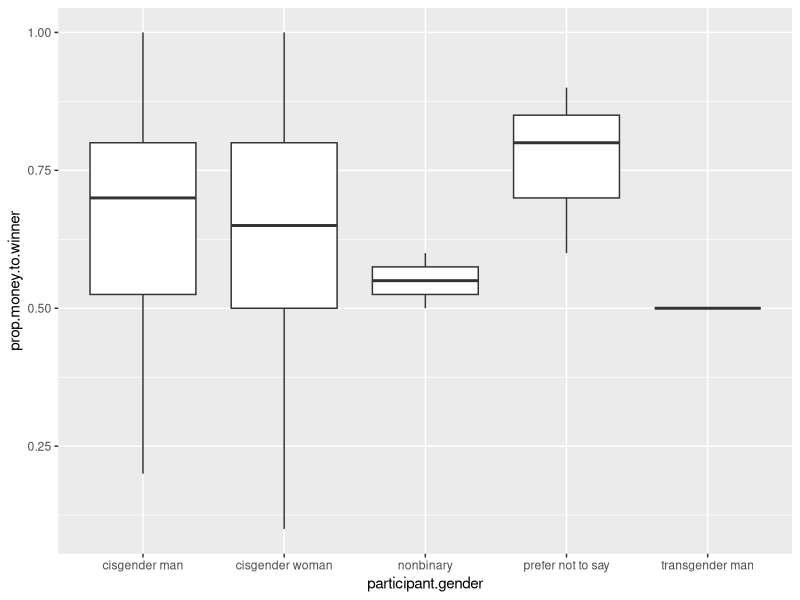
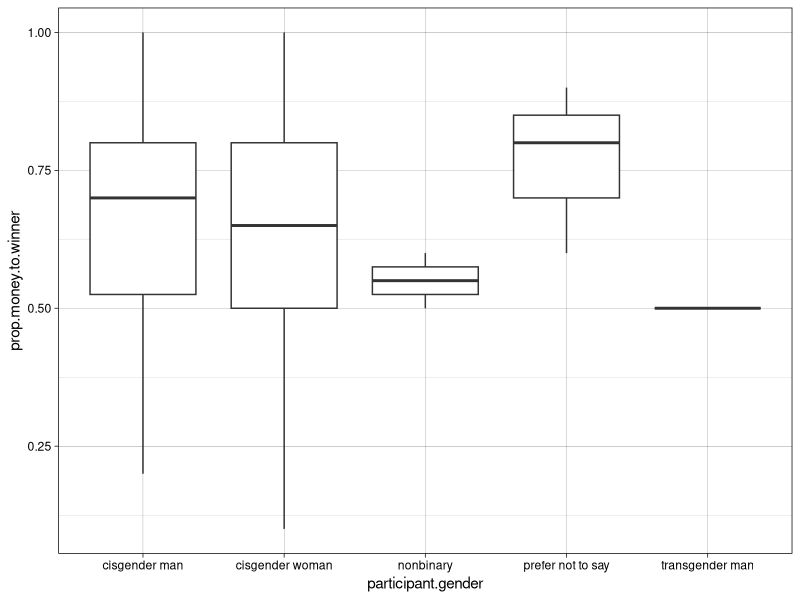
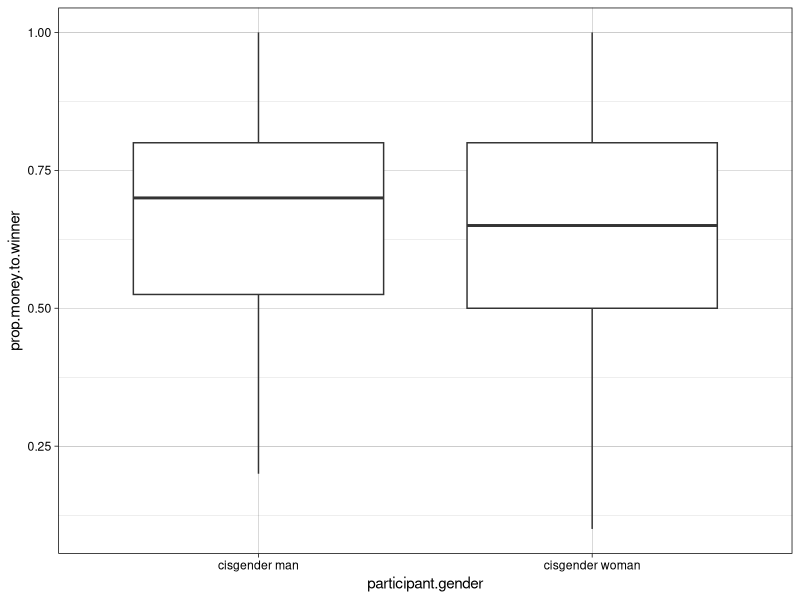
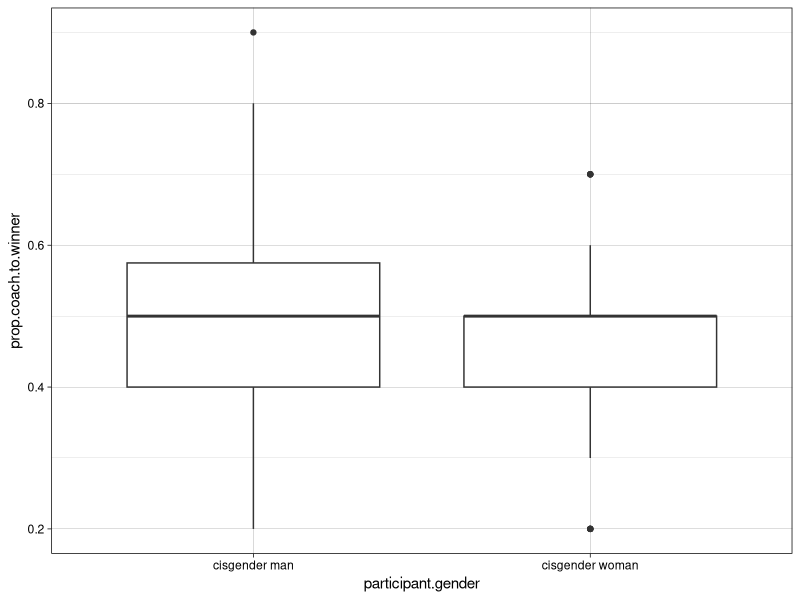
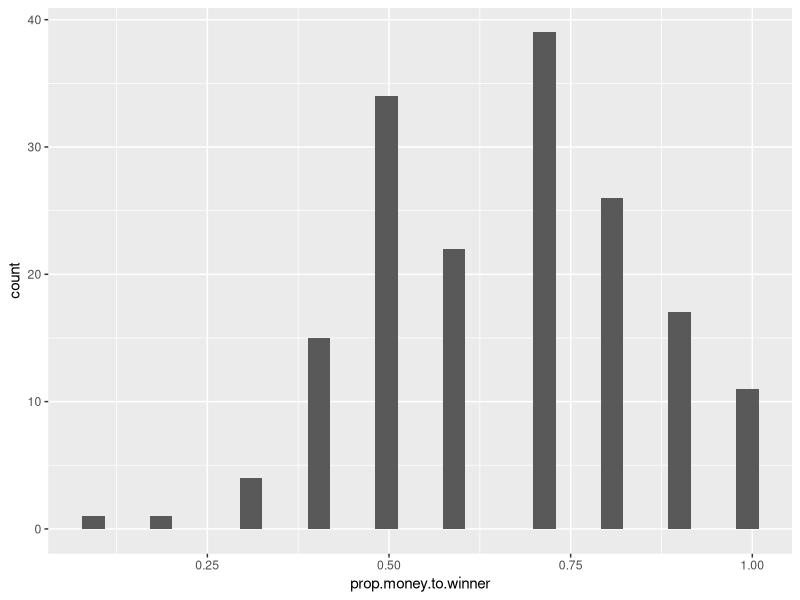
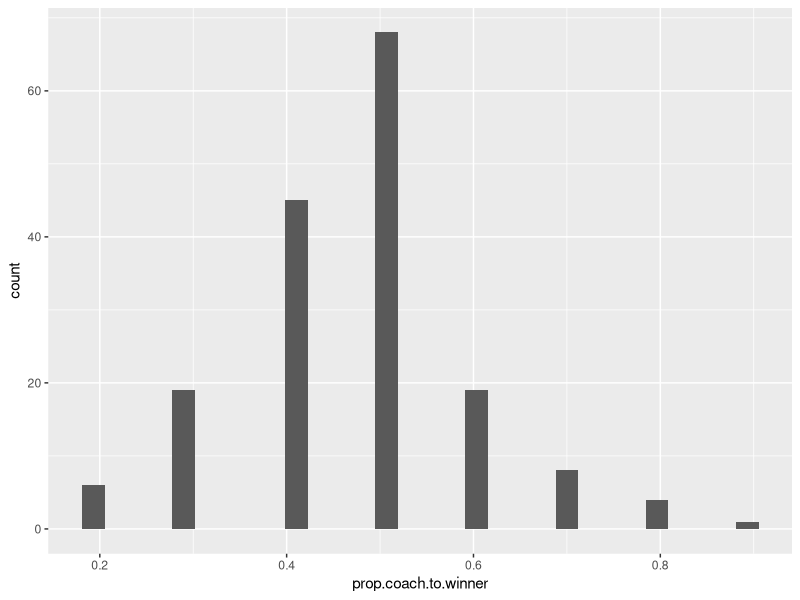
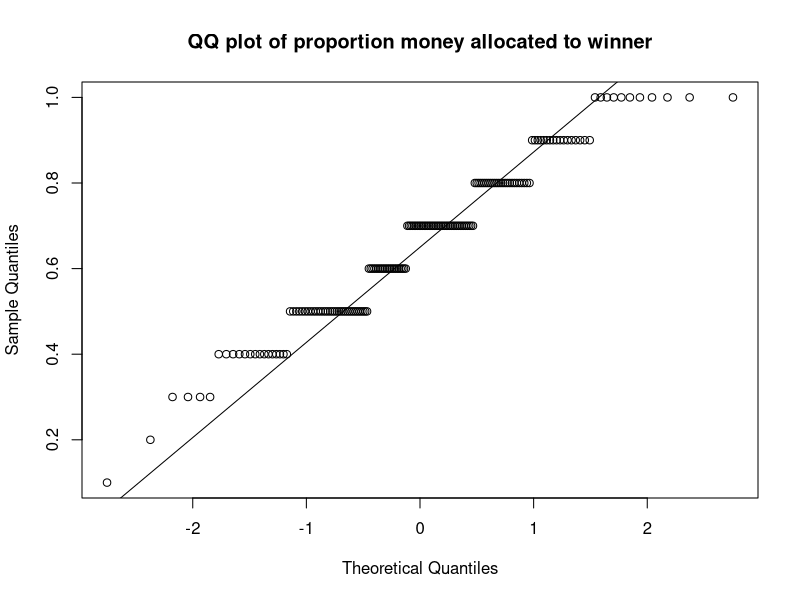
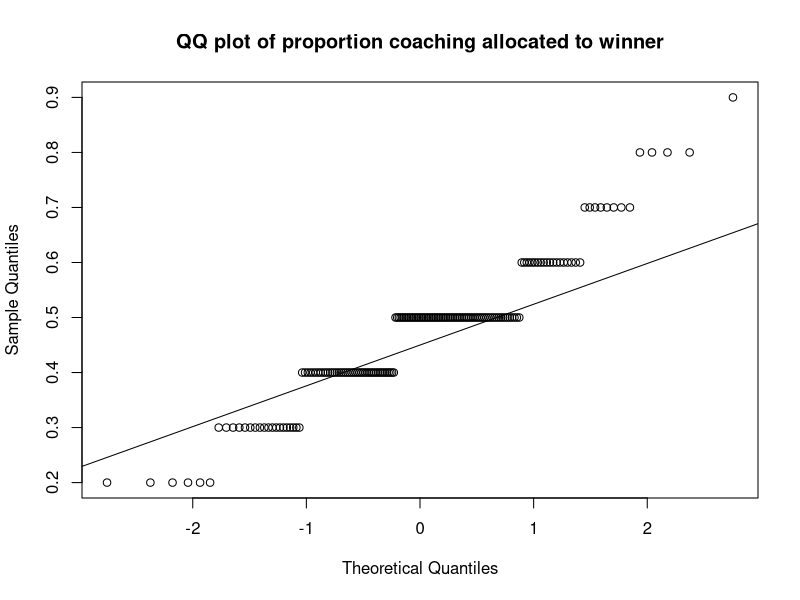

These charts were generated, in order, by the following R code:
# Noah Smith QMEE HW2

library(tidyverse)
setwd("/Users/noahsmith/QMEE")
WLdata <- read_csv("QMEE_WL_social_data.csv")
View(WLdata)
print(WLdata)

# we can check if there are any NAs or oddities in our data using 

problems(WLdata)

## the problems() function indicates nothing is wrong or abnormal (no NAs, odd values, etc.)

summary(WLdata)

# First, I would like to convert my character variables into factors for the sake of data hygeine and so 
# I don't run into any issues or weird bugs when I eventually run my analyses. I am going to 
# save a new datsaet with the mutated versions of the character variables from my old datasets.

summary(WLdata)

# the summary table tells us that all but four of our variables are characters, so I am changing these to factors

WLdata_factors <- (WLdata
                   %>% mutate(participant.gender = as.factor(participant.gender))
                   %>% mutate(scenario.number = as.factor(scenario.number))
                   %>% mutate(comp.context = as.factor(comp.context))
                   %>% mutate(char.age = as.factor(char.age))
                   %>% mutate(winner.name = as.factor(winner.name))
)

# also, "participant.age" is being stored as a character, when it's actually a numeric variable
# The only issue is that it includes several alphanumeric responses because of data collection,
# as I provided the options "above 23" and "below 17" because I expected the vast majority 
# of my sample population to sit within the age range of 17 - 23. I have a feeling
# very few people responded with "above 23" and "below 17", so it's possible I can replace those responses
# with NAs.

# so I'm also going to convert "participant.age" to a factor and then view its summary 
# table to see if it's acceptable for me to eliminate the non-numeric responses

WLdata_factors <- (WLdata_factors
                   %>% mutate(participant.age = as.factor(participant.age))
)

summary(WLdata_factors$participant.age)

# according to the summary table, only 4 people responded "greater than 24", while 2 
# people responded "less than 17". Seeing as these responses represent less than 5% 
# of the responses in that factor, I am comfortable making them NAs and potentially excluding
# them in any analyses. In future studies, I will be making my age recording only 
# numeric to avoid this issue.

WLdata_factors <- (WLdata_factors
                   %>% mutate(participant.age = case_when(
                     participant.age=="Greater than 23" ~ NA,
                     participant.age=="Less than 17" ~ NA,
                     TRUE ~ participant.age
                   )))


# now, upon inspecting the dataframe for the "participant.age" factor, I see that there are
# 6 responses that are "NA" where "less than 17" and "greater than 23" used to be. 

View(WLdata_factors)

# I can now convert "participant.age" to a numeric variable, and will rename my data to "cleaner"

WLdata_cleaner <- (WLdata_factors
                   %>% mutate(participant.age = as.numeric(participant.age))
)

# lastly, I see that my "participant.ID" variable is numeric according to the summary table,
# and I would like to change this to a factor just to avoid any weird stuff going on.

WLdata_cleaner <- (WLdata_cleaner
                   %>% mutate(participant.ID = as.factor(participant.ID))
)

summary(WLdata_cleaner)
View(WLdata_cleaner)

# Now that our data is a bit more organized, we can do a bit of visualization for fun!
# first, let's visualize how gender influences the allocation of money. 

ggplot(WLdata_cleaner, aes(x = participant.gender, y = prop.money.to.winner)) + geom_boxplot()

# One immediate issue we see when we visualize is that the boxplots for 
# "nonbinary", "prefer not to say" and "transgender man" look very funky 
# compared to the "cisgender" boxplots. If we inspect the data, we see that the column 
# "participant.gender" includes a total of 170 responses and 5 levels (cisgender man, 
# cisgender woman, nonbinary, transgender man, and prefer not to say)
# However, the overwhelming majority of the responses are "cisgender man" 
# and "cisgender woman". 

num.cis.man <- (WLdata_cleaner$participant.gender == "cisgender man")
print(sum(num.cis.man)) 

# we have 58 responses that are "cisgender man"

num.cis.woman <- (WLdata_cleaner$participant.gender == "cisgender woman")
print(sum(num.cis.woman))

# we have 106 responses that are "cisgender woman"

print(length(WLdata_cleaner$participant.gender))

# 164 out of 170 people responded "cisgender man" or "cisgender woman" within our 
# gender factor. When plotting these data, then, the low power of the three less chosen recorded
# categories ("prefer not to say", "nonbinary", and "transgender man") means they will will not be very 
# informative if they are plotted. From the below plot, which includes all 5 levels of our 
# "participant.gender" factor, we see how irregular the distributions for these 3 categories 
# are in our response variable "prop.money.to.winner"

library(ggplot2)
ggplot(WLdata_cleaner, aes(x = participant.gender, y = prop.money.to.winner)) + geom_boxplot() + theme_linedraw()

# Therefore, it may be worthwhile to create a plot that does not include these three levels of the factor.
# I am therefore using base r to create a dataframe that includes only "cisgender man" and "cisgender woman" in the gender category, 
# since the low power of the other three categories doesn't provide enough reliability.

WLdata_cis_only = WLdata_cleaner[WLdata_cleaner$participant.gender == "cisgender man" | WLdata_cleaner$participant.gender == "cisgender woman",]
View(WLdata_cis_only)

# I can check that the 6 non-cisgender responses have been removed by taking the length of my 
# "participant.gender" column

print(length(WLdata_cis_only$participant.gender))

# It is 164, indicating that the 6 unwanted responses have been eliminated. Now, 
# we can replot the boxplot using our new dataframe, and we will only see the two 
# cisgender responses.

ggplot(WLdata_cis_only, aes(x = participant.gender, y = prop.money.to.winner)) + geom_boxplot() + theme_linedraw()

# we can also do the same with allocated coaching hours. 

ggplot(WLdata_cis_only, aes(x = participant.gender, y = prop.coach.to.winner)) + geom_boxplot() + theme_linedraw()

## based on the coaching boxplot, it looks like the overall distribution might be skewed towards 0

# we can check the distributions of our response variables using a histogram

histo.money.to.winner <- ggplot(WLdata_cleaner, aes(prop.money.to.winner)) + geom_histogram()
print(histo.money.to.winner)

# based on this histogram, the "money.to.winner" dependent variable is left skewed, towards the upper bound of 1.

histo.coaching.to.winner <- ggplot(WLdata_cleaner, aes(prop.coach.to.winner)) + geom_histogram()
print(histo.coaching.to.winner)

# based on this histogram, the response variable "proportion.coach.to.winner" is right skewed, towards the lower bound of 0.

# we can also inspect the normality of these variables using QQ plots, 

# money first
prop.money.to.winner = WLdata_cleaner$prop.money.to.winner
qqnorm(y = prop.money.to.winner, main = "QQ plot of proportion money allocated to winner")
qqline(y = prop.money.to.winner)

# then coaching
prop.coach.to.winner = WLdata_cleaner$prop.coach.to.winner
qqnorm(y = prop.coach.to.winner, main = "QQ plot of proportion coaching allocated to winner")
qqline(y = prop.coach.to.winner)

# our money plot deviates slightly from the line, and our coaching plot deviates strongly from the line, indicating that 
# they might be non-normal. To statistically test this, we can conduct a shapiro-wilks test on the residuals of the two dependent variables

lm_money_to_winner <- lm(prop.money.to.winner ~ winner.name, data = WLdata_cleaner)
shapiro.test(residuals(lm_money_to_winner))

lm_coach_to_winner <- lm(prop.coach.to.winner ~ winner.name, data = WLdata_cleaner)
shapiro.test(residuals(lm_coach_to_winner))

# According to these shapiro-wilks tests, neither of these response variables are normally distributed, indicating that we should 
# use non-parametric tests when eventually performing statistical tests on them, or transforming
# them before conducting parametric tests.



